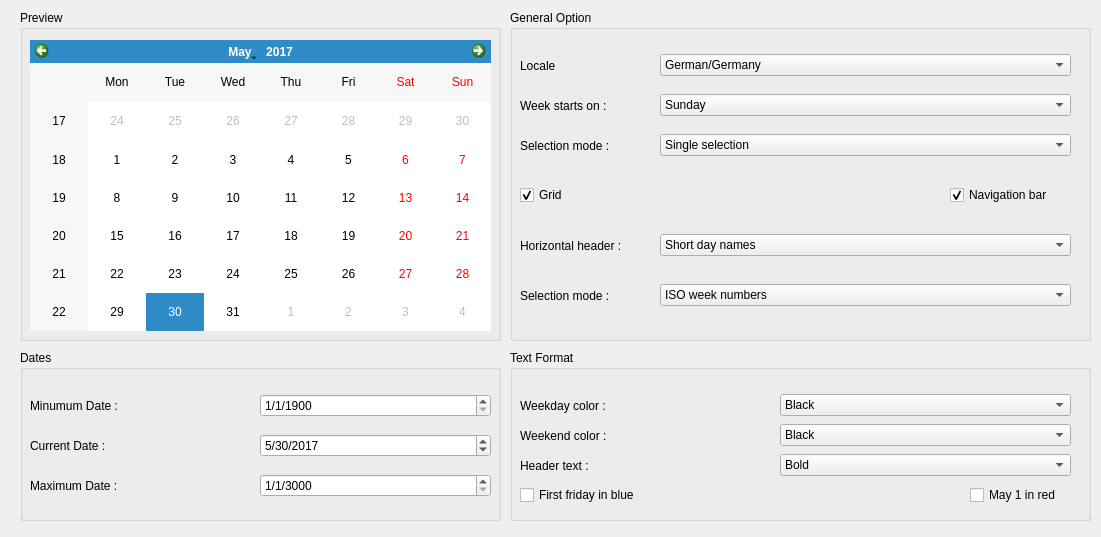
<?xml version="1.0" encoding="UTF-8"?>
<ui version="4.0">
 <class>Frame</class>
 <widget class="QFrame" name="Frame">
  <property name="geometry">
   <rect>
    <x>0</x>
    <y>0</y>
    <width>1101</width>
    <height>537</height>
   </rect>
  </property>
  <property name="windowTitle">
   <string>Calendar Widget</string>
  </property>
  <widget class="QGroupBox" name="groupBox">
   <property name="geometry">
    <rect>
     <x>20</x>
     <y>10</y>
     <width>481</width>
     <height>331</height>
    </rect>
   </property>
   <property name="title">
    <string>Preview</string>
   </property>
   <widget class="QWidget" name="gridLayoutWidget">
    <property name="geometry">
     <rect>
      <x>10</x>
      <y>30</y>
      <width>461</width>
      <height>291</height>
     </rect>
    </property>
    <layout class="QGridLayout" name="gridLayout">
     <item row="0" column="0">
      <widget class="QCalendarWidget" name="calendarWidget">
       <property name="selectedDate">
        <date>
         <year>2017</year>
         <month>5</month>
         <day>30</day>
        </date>
       </property>
       <property name="gridVisible">
        <bool>false</bool>
       </property>
       <property name="selectionMode">
        <enum>QCalendarWidget::SingleSelection</enum>
       </property>
       <property name="verticalHeaderFormat">
        <enum>QCalendarWidget::ISOWeekNumbers</enum>
       </property>
       <property name="navigationBarVisible">
        <bool>true</bool>
       </property>
       <property name="dateEditEnabled">
        <bool>true</bool>
       </property>
       <property name="dateEditAcceptDelay">
        <number>1500</number>
       </property>
      </widget>
     </item>
    </layout>
   </widget>
  </widget>
  <widget class="QGroupBox" name="groupBox_2">
   <property name="geometry">
    <rect>
     <x>20</x>
     <y>350</y>
     <width>481</width>
     <height>171</height>
    </rect>
   </property>
   <property name="title">
    <string>Dates</string>
   </property>
   <widget class="QWidget" name="verticalLayoutWidget_30">
    <property name="geometry">
     <rect>
      <x>240</x>
      <y>40</y>
      <width>231</width>
      <height>31</height>
     </rect>
    </property>
    <layout class="QVBoxLayout" name="verticalLayout_28">
     <item>
      <widget class="QDateEdit" name="dateEdit_2">
       <property name="dateTime">
        <datetime>
         <hour>0</hour>
         <minute>0</minute>
         <second>0</second>
         <year>1900</year>
         <month>1</month>
         <day>1</day>
        </datetime>
       </property>
       <property name="currentSection">
        <enum>QDateTimeEdit::MonthSection</enum>
       </property>
       <property name="displayFormat">
        <string>M/d/yyyy</string>
       </property>
      </widget>
     </item>
    </layout>
   </widget>
   <widget class="QWidget" name="verticalLayoutWidget_31">
    <property name="geometry">
     <rect>
      <x>240</x>
      <y>80</y>
      <width>231</width>
      <height>31</height>
     </rect>
    </property>
    <layout class="QVBoxLayout" name="verticalLayout_29">
     <item>
      <widget class="QDateEdit" name="dateEdit">
       <property name="dateTime">
        <datetime>
         <hour>0</hour>
         <minute>0</minute>
         <second>0</second>
         <year>2017</year>
         <month>5</month>
         <day>30</day>
        </datetime>
       </property>
       <property name="currentSection">
        <enum>QDateTimeEdit::MonthSection</enum>
       </property>
       <property name="displayFormat">
        <string>M/d/yyyy</string>
       </property>
       <property name="calendarPopup">
        <bool>false</bool>
       </property>
      </widget>
     </item>
    </layout>
   </widget>
   <widget class="QWidget" name="verticalLayoutWidget_32">
    <property name="geometry">
     <rect>
      <x>240</x>
      <y>120</y>
      <width>231</width>
      <height>31</height>
     </rect>
    </property>
    <layout class="QVBoxLayout" name="verticalLayout_30">
     <item>
      <widget class="QDateEdit" name="dateEdit_3">
       <property name="dateTime">
        <datetime>
         <hour>0</hour>
         <minute>0</minute>
         <second>0</second>
         <year>3000</year>
         <month>1</month>
         <day>1</day>
        </datetime>
       </property>
       <property name="displayFormat">
        <string>M/d/yyyy</string>
       </property>
      </widget>
     </item>
    </layout>
   </widget>
   <widget class="QWidget" name="verticalLayoutWidget_33">
    <property name="geometry">
     <rect>
      <x>10</x>
      <y>40</y>
      <width>121</width>
      <height>31</height>
     </rect>
    </property>
    <layout class="QVBoxLayout" name="verticalLayout_31">
     <item>
      <widget class="QLabel" name="label_23">
       <property name="text">
        <string>Minumum Date :</string>
       </property>
      </widget>
     </item>
    </layout>
   </widget>
   <widget class="QWidget" name="verticalLayoutWidget_34">
    <property name="geometry">
     <rect>
      <x>10</x>
      <y>80</y>
      <width>121</width>
      <height>31</height>
     </rect>
    </property>
    <layout class="QVBoxLayout" name="verticalLayout_32">
     <item>
      <widget class="QLabel" name="label_24">
       <property name="text">
        <string>Current Date :</string>
       </property>
      </widget>
     </item>
    </layout>
   </widget>
   <widget class="QWidget" name="verticalLayoutWidget_35">
    <property name="geometry">
     <rect>
      <x>10</x>
      <y>120</y>
      <width>121</width>
      <height>31</height>
     </rect>
    </property>
    <layout class="QVBoxLayout" name="verticalLayout_33">
     <item>
      <widget class="QLabel" name="label_25">
       <property name="text">
        <string>Maximum Date :</string>
       </property>
      </widget>
     </item>
    </layout>
   </widget>
  </widget>
  <widget class="QGroupBox" name="groupBox_3">
   <property name="geometry">
    <rect>
     <x>510</x>
     <y>10</y>
     <width>581</width>
     <height>331</height>
    </rect>
   </property>
   <property name="title">
    <string>General Option</string>
   </property>
   <widget class="QWidget" name="verticalLayoutWidget_5">
    <property name="geometry">
     <rect>
      <x>10</x>
      <y>170</y>
      <width>141</width>
      <height>31</height>
     </rect>
    </property>
    <layout class="QVBoxLayout" name="verticalLayout_5">
     <item>
      <widget class="QCheckBox" name="checkBox">
       <property name="text">
        <string>Grid</string>
       </property>
       <property name="checked">
        <bool>true</bool>
       </property>
      </widget>
     </item>
    </layout>
   </widget>
   <widget class="QWidget" name="verticalLayoutWidget_6">
    <property name="geometry">
     <rect>
      <x>440</x>
      <y>170</y>
      <width>131</width>
      <height>31</height>
     </rect>
    </property>
    <layout class="QVBoxLayout" name="verticalLayout_6">
     <item>
      <widget class="QCheckBox" name="checkBox_2">
       <property name="text">
        <string>Navigation bar</string>
       </property>
       <property name="checked">
        <bool>true</bool>
       </property>
      </widget>
     </item>
    </layout>
   </widget>
   <widget class="QWidget" name="verticalLayoutWidget_19">
    <property name="geometry">
     <rect>
      <x>10</x>
      <y>40</y>
      <width>141</width>
      <height>31</height>
     </rect>
    </property>
    <layout class="QVBoxLayout" name="verticalLayout_19">
     <item>
      <widget class="QLabel" name="label_18">
       <property name="text">
        <string>Locale</string>
       </property>
      </widget>
     </item>
    </layout>
   </widget>
   <widget class="QWidget" name="verticalLayoutWidget_20">
    <property name="geometry">
     <rect>
      <x>150</x>
      <y>40</y>
      <width>411</width>
      <height>31</height>
     </rect>
    </property>
    <layout class="QVBoxLayout" name="verticalLayout_10">
     <item>
      <widget class="QComboBox" name="comboBox_2">
       <item>
        <property name="text">
         <string>German/Germany</string>
        </property>
       </item>
       <item>
        <property name="text">
         <string>Inggris</string>
        </property>
       </item>
       <item>
        <property name="text">
         <string>Jepang</string>
        </property>
       </item>
       <item>
        <property name="text">
         <string>Indonesia</string>
        </property>
       </item>
      </widget>
     </item>
    </layout>
   </widget>
   <widget class="QWidget" name="verticalLayoutWidget_21">
    <property name="geometry">
     <rect>
      <x>10</x>
      <y>80</y>
      <width>141</width>
      <height>31</height>
     </rect>
    </property>
    <layout class="QVBoxLayout" name="verticalLayout_20">
     <item>
      <widget class="QLabel" name="label_19">
       <property name="text">
        <string>Week starts on :</string>
       </property>
      </widget>
     </item>
    </layout>
   </widget>
   <widget class="QWidget" name="verticalLayoutWidget_22">
    <property name="geometry">
     <rect>
      <x>10</x>
      <y>120</y>
      <width>141</width>
      <height>31</height>
     </rect>
    </property>
    <layout class="QVBoxLayout" name="verticalLayout_21">
     <item>
      <widget class="QLabel" name="label_20">
       <property name="text">
        <string>Selection mode :</string>
       </property>
      </widget>
     </item>
    </layout>
   </widget>
   <widget class="QWidget" name="verticalLayoutWidget_23">
    <property name="geometry">
     <rect>
      <x>150</x>
      <y>80</y>
      <width>411</width>
      <height>31</height>
     </rect>
    </property>
    <layout class="QVBoxLayout" name="verticalLayout_11">
     <item>
      <widget class="QComboBox" name="comboBox_6">
       <property name="editable">
        <bool>false</bool>
       </property>
       <property name="duplicatesEnabled">
        <bool>false</bool>
       </property>
       <item>
        <property name="text">
         <string>Sunday</string>
        </property>
       </item>
       <item>
        <property name="text">
         <string>Monday</string>
        </property>
       </item>
       <item>
        <property name="text">
         <string>Tuesday</string>
        </property>
       </item>
       <item>
        <property name="text">
         <string>Wednesday</string>
        </property>
       </item>
       <item>
        <property name="text">
         <string>Thursday</string>
        </property>
       </item>
       <item>
        <property name="text">
         <string>Friday</string>
        </property>
       </item>
       <item>
        <property name="text">
         <string>Saturday</string>
        </property>
       </item>
      </widget>
     </item>
    </layout>
   </widget>
   <widget class="QWidget" name="verticalLayoutWidget_24">
    <property name="geometry">
     <rect>
      <x>150</x>
      <y>120</y>
      <width>411</width>
      <height>31</height>
     </rect>
    </property>
    <layout class="QVBoxLayout" name="verticalLayout_22">
     <item>
      <widget class="QComboBox" name="comboBox_9">
       <item>
        <property name="text">
         <string>Single selection</string>
        </property>
       </item>
       <item>
        <property name="text">
         <string>Duo selection</string>
        </property>
       </item>
      </widget>
     </item>
    </layout>
   </widget>
   <widget class="QWidget" name="verticalLayoutWidget_25">
    <property name="geometry">
     <rect>
      <x>10</x>
      <y>220</y>
      <width>141</width>
      <height>31</height>
     </rect>
    </property>
    <layout class="QVBoxLayout" name="verticalLayout_23">
     <item>
      <widget class="QLabel" name="label_21">
       <property name="text">
        <string>Horizontal header : </string>
       </property>
      </widget>
     </item>
    </layout>
   </widget>
   <widget class="QWidget" name="verticalLayoutWidget_26">
    <property name="geometry">
     <rect>
      <x>150</x>
      <y>220</y>
      <width>411</width>
      <height>31</height>
     </rect>
    </property>
    <layout class="QVBoxLayout" name="verticalLayout_24">
     <item>
      <widget class="QComboBox" name="comboBox_10">
       <item>
        <property name="text">
         <string>Short day names</string>
        </property>
       </item>
       <item>
        <property name="text">
         <string>Long day names</string>
        </property>
       </item>
      </widget>
     </item>
    </layout>
   </widget>
   <widget class="QWidget" name="verticalLayoutWidget_27">
    <property name="geometry">
     <rect>
      <x>10</x>
      <y>270</y>
      <width>141</width>
      <height>31</height>
     </rect>
    </property>
    <layout class="QVBoxLayout" name="verticalLayout_25">
     <item>
      <widget class="QLabel" name="label_22">
       <property name="text">
        <string>Selection mode :</string>
       </property>
      </widget>
     </item>
    </layout>
   </widget>
   <widget class="QWidget" name="verticalLayoutWidget_28">
    <property name="geometry">
     <rect>
      <x>150</x>
      <y>270</y>
      <width>411</width>
      <height>31</height>
     </rect>
    </property>
    <layout class="QVBoxLayout" name="verticalLayout_26">
     <item>
      <widget class="QComboBox" name="comboBox_8">
       <item>
        <property name="text">
         <string>ISO week numbers</string>
        </property>
       </item>
      </widget>
     </item>
    </layout>
   </widget>
  </widget>
  <widget class="QGroupBox" name="groupBox_4">
   <property name="geometry">
    <rect>
     <x>510</x>
     <y>350</y>
     <width>581</width>
     <height>171</height>
    </rect>
   </property>
   <property name="title">
    <string>Text Format</string>
   </property>
   <widget class="QWidget" name="verticalLayoutWidget_12">
    <property name="geometry">
     <rect>
      <x>460</x>
      <y>130</y>
      <width>111</width>
      <height>31</height>
     </rect>
    </property>
    <layout class="QVBoxLayout" name="verticalLayout_13">
     <item>
      <widget class="QCheckBox" name="checkBox_4">
       <property name="text">
        <string>May 1 in red</string>
       </property>
      </widget>
     </item>
    </layout>
   </widget>
   <widget class="QWidget" name="verticalLayoutWidget_13">
    <property name="geometry">
     <rect>
      <x>270</x>
      <y>40</y>
      <width>291</width>
      <height>31</height>
     </rect>
    </property>
    <layout class="QVBoxLayout" name="verticalLayout_9">
     <item>
      <widget class="QComboBox" name="comboBox_11">
       <item>
        <property name="text">
         <string>Black</string>
        </property>
       </item>
       <item>
        <property name="text">
         <string>Red</string>
        </property>
       </item>
       <item>
        <property name="text">
         <string>White</string>
        </property>
       </item>
      </widget>
     </item>
    </layout>
   </widget>
   <widget class="QWidget" name="verticalLayoutWidget_15">
    <property name="geometry">
     <rect>
      <x>10</x>
      <y>70</y>
      <width>160</width>
      <height>31</height>
     </rect>
    </property>
    <layout class="QVBoxLayout" name="verticalLayout_15">
     <item>
      <widget class="QLabel" name="label_16">
       <property name="text">
        <string>Weekend color :</string>
       </property>
      </widget>
     </item>
    </layout>
   </widget>
   <widget class="QWidget" name="verticalLayoutWidget_16">
    <property name="geometry">
     <rect>
      <x>270</x>
      <y>70</y>
      <width>291</width>
      <height>31</height>
     </rect>
    </property>
    <layout class="QVBoxLayout" name="verticalLayout_16">
     <item>
      <widget class="QComboBox" name="comboBox_12">
       <item>
        <property name="text">
         <string>Black</string>
        </property>
       </item>
       <item>
        <property name="text">
         <string>Red</string>
        </property>
       </item>
       <item>
        <property name="text">
         <string>White</string>
        </property>
       </item>
      </widget>
     </item>
    </layout>
   </widget>
   <widget class="QWidget" name="verticalLayoutWidget_17">
    <property name="geometry">
     <rect>
      <x>10</x>
      <y>100</y>
      <width>160</width>
      <height>31</height>
     </rect>
    </property>
    <layout class="QVBoxLayout" name="verticalLayout_17">
     <item>
      <widget class="QLabel" name="label_17">
       <property name="text">
        <string>Header text :</string>
       </property>
      </widget>
     </item>
    </layout>
   </widget>
   <widget class="QWidget" name="verticalLayoutWidget_18">
    <property name="geometry">
     <rect>
      <x>270</x>
      <y>100</y>
      <width>291</width>
      <height>31</height>
     </rect>
    </property>
    <layout class="QVBoxLayout" name="verticalLayout_18">
     <item>
      <widget class="QComboBox" name="comboBox_13">
       <item>
        <property name="text">
         <string>Bold</string>
        </property>
       </item>
       <item>
        <property name="text">
         <string>Thin</string>
        </property>
       </item>
      </widget>
     </item>
    </layout>
   </widget>
   <widget class="QWidget" name="verticalLayoutWidget_29">
    <property name="geometry">
     <rect>
      <x>10</x>
      <y>130</y>
      <width>160</width>
      <height>31</height>
     </rect>
    </property>
    <layout class="QVBoxLayout" name="verticalLayout_27">
     <item>
      <widget class="QCheckBox" name="checkBox_3">
       <property name="text">
        <string>First friday in blue</string>
       </property>
      </widget>
     </item>
    </layout>
   </widget>
   <widget class="QWidget" name="verticalLayoutWidget_36">
    <property name="geometry">
     <rect>
      <x>10</x>
      <y>40</y>
      <width>160</width>
      <height>31</height>
     </rect>
    </property>
    <layout class="QVBoxLayout" name="verticalLayout_34">
     <item>
      <widget class="QLabel" name="label_26">
       <property name="text">
        <string>Weekday color :</string>
       </property>
      </widget>
     </item>
    </layout>
   </widget>
  </widget>
  <widget class="QLabel" name="label_10">
   <property name="geometry">
    <rect>
     <x>270</x>
     <y>540</y>
     <width>159</width>
     <height>29</height>
    </rect>
   </property>
   <property name="text">
    <string>Weekday color :</string>
   </property>
  </widget>
 </widget>
 <resources/>
 <connections/>
</ui>
